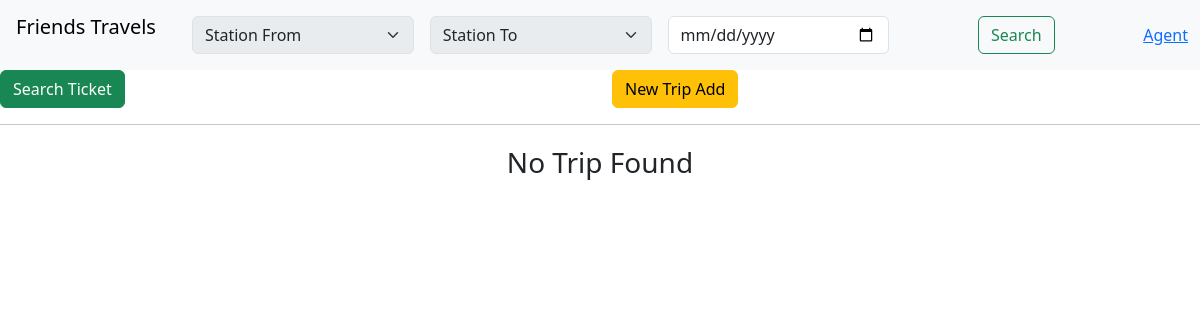
The app's page /admin.php, older data.
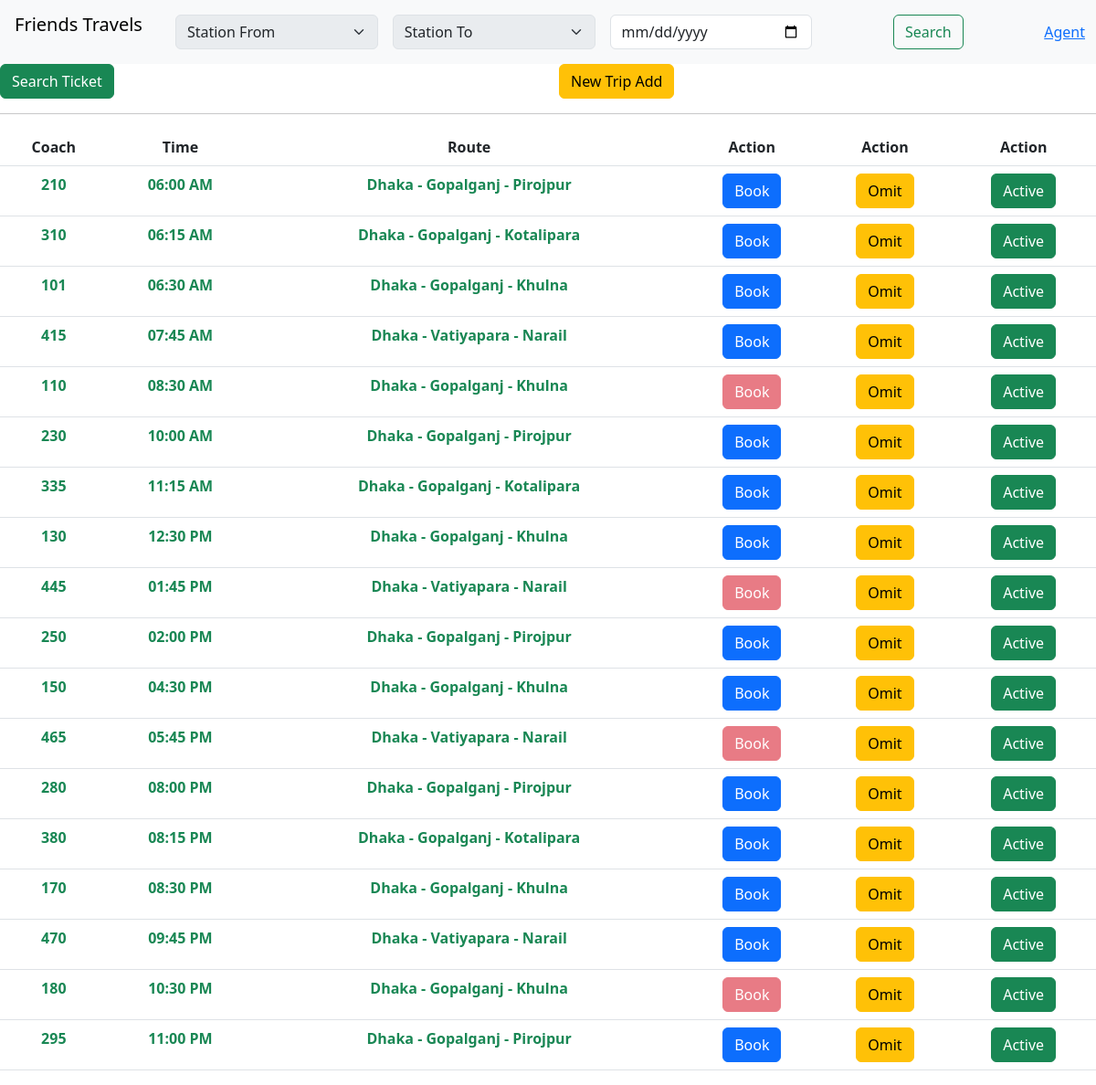
The same page, newer data.
### tables this page shows
CREATE TABLE `trip_status` (
  `s_no` int(255) NOT NULL,
  `id` varchar(255) NOT NULL,
  `coach_no` varchar(60) NOT NULL,
  `status` int(1) NOT NULL DEFAULT 1,
  `date` varchar(60) NOT NULL,
  `time` varchar(60) NOT NULL,
  `route` varchar(255) NOT NULL,
  `station` text NOT NULL,
  `A1` int(1) NOT NULL DEFAULT 0,
  `A2` int(1) NOT NULL DEFAULT 0,
  `A3` int(1) NOT NULL DEFAULT 0,
  `A4` int(1) NOT NULL DEFAULT 0,
  `B1` int(1) NOT NULL DEFAULT 0,
  `B2` int(1) NOT NULL DEFAULT 0,
  `B3` int(1) NOT NULL DEFAULT 0,
  `B4` int(1) NOT NULL DEFAULT 0,
  `C1` int(1) NOT NULL DEFAULT 0,
  `C2` int(1) NOT NULL DEFAULT 0,
  `C3` int(1) NOT NULL DEFAULT 0,
  `C4` int(1) NOT NULL DEFAULT 0,
  `D1` int(1) NOT NULL DEFAULT 0,
  `D2` int(1) NOT NULL DEFAULT 0,
  `d3` int(1) NOT NULL DEFAULT 0,
  `d4` int(1) NOT NULL DEFAULT 0,
  `e1` int(1) NOT NULL DEFAULT 0,
  `e2` int(1) NOT NULL DEFAULT 0,
  `e3` int(1) NOT NULL DEFAULT 0,
  `e4` int(1) NOT NULL DEFAULT 0,
  `f1` int(1) NOT NULL DEFAULT 0,
  `f2` int(1) NOT NULL DEFAULT 0,
  `f3` int(1) NOT NULL DEFAULT 0,
  `f4` int(1) NOT NULL DEFAULT 0,
  `g1` int(1) NOT NULL DEFAULT 0,
  `g2` int(1) NOT NULL DEFAULT 0,
  `g3` int(1) NOT NULL DEFAULT 0,
  `g4` int(1) NOT NULL DEFAULT 0,
  `h1` int(1) NOT NULL DEFAULT 0,
  `h2` int(1) NOT NULL DEFAULT 0,
  `h3` int(1) NOT NULL DEFAULT 0,
  `h4` int(1) NOT NULL DEFAULT 0,
  `i1` int(1) NOT NULL DEFAULT 0,
  `i2` int(1) NOT NULL DEFAULT 0,
  `i3` int(1) NOT NULL DEFAULT 0,
  `i4` int(1) NOT NULL DEFAULT 0,
  `j1` int(1) NOT NULL DEFAULT 0,
  `j2` int(1) NOT NULL DEFAULT 0,
  `j3` int(1) NOT NULL DEFAULT 0,
  `j4` int(1) NOT NULL DEFAULT 0,
  `j5` int(1) NOT NULL DEFAULT 0
);

### admin.php (the view, shortened to what this page needs)
<?php
require_once 'inc/conn.php';
?>
<!doctype html>
<html lang="en">
<head>
    <link href="https://cdn.jsdelivr.net/npm/bootstrap@5.3.0-alpha3/dist/css/bootstrap.min.css" rel="stylesheet"
>
    <link rel="stylesheet" href="style.css">
</head>
<body>
    <nav class="navbar navbar-expand-lg bg-body-tertiary">
        <div class="container-fluid">
            <p class="navbar-brand p-1">Friends Travels</p>
            <div class="collapse navbar-collapse" id="navbarNav">
                <div class="container overflow-hidden text-center">
                    <form class="row gx-2" action="" method="post">
                        <div class="col">
                            <div class="p-1">
                                <select class="form-select mr-4" disabled aria-label="Default select example">
                                    <option selected>Station From</option>
                                </select>
                            </div>
                        </div>
                        <div class="col">
                            <div class="p-1">
                                <select class="form-select mr-4" disabled aria-label="Default select example">
                                    <option selected>Station To</option>
                                </select>
                            </div>
                        </div>
                        <div class="col">
                            <div class="p-1">
                                <input class="form-control" name="date" type="date" />
                            </div>
                        </div>
                        <div class="col">
                            <div class="p-1">
                                <button type="submit" class="btn btn-outline-success">Search</button>
                            </div>
                        </div>
                    </form>
                </div>
                <div class="d-flex">
                    <a href="index.php">Agent</a>
                </div>
            </div>
        </div>
    </nav>
    <div class="">
        <div class="row">
            <div class="col">
                <a href="search_tickets.php" class="btn btn-success">Search Ticket</a>
            </div>
            <div class="col">
                <button type="button" class="btn btn-warning" data-bs-toggle="modal" data-bs-target="#tripAddModal">
                    New Trip Add
                </button>
            </div>
        </div>
    </div>
    <hr>
    <div class="">
        <?php
        if ($_SERVER['REQUEST_METHOD'] == 'POST') {
            $date = $_POST['date'];
        }
        else {
            $date = date( 'Y-m-d' );
        }
        $sql = "SELECT * FROM `trip_status` WHERE date = '$date' ORDER BY STR_TO_DATE(time, '%h:%i %p')";
        $result = mysqli_query( $con, $sql );
        if (mysqli_num_rows( $result ) > 0) {
            echo '
                <table class="table table-hover text-center">
                    <thead>
                        <tr>
                            <th scope="col">Coach</th>
                            <th scope="col">Time</th>
                            <th scope="col">Route</th>
                            <th scope="col">Action</th>
                            <th scope="col">Action</th>
                            <th scope="col">Action</th>
                        </tr>
                    </thead>
                <tbody>';
            while ($row = mysqli_fetch_assoc( $result )) {
                echo '
                    <tr>
                        <td class="text-success fw-bold">' . $row['coach_no'] . '</td>
                        <td class="text-success fw-bold">' . $row['time'] . '</td>
                        <td class="text-success fw-bold">' . $row['route'] . '</td>
                        <td>';
                if ($row['status'] == 1) {
                    echo '<button type="button" class="btn btn-primary" data-bs-toggle="modal" data-bs-target="#exampleModal" data-id="' . $row['id'] . '">
                            Book
                        </button>';
                }
                else {
                    echo '<button type="button" class="btn btn-danger" disabled>
                            Book
                        </button>';
                }
                echo '</td>
                        <td>
                            <button type="button" class="btn btn-warning" data-bs-toggle="modal" data-bs-target="#tripOmit" data-id="' . $row['id'] . '">
                                Omit
                            </button>
                        </td>';
                echo '<td>
                        <button type="button" class="btn btn-success" data-bs-toggle="modal" data-bs-target="#tripActive" data-id="' . $row['id'] . '">
                            Active
                        </button>
                    </td>
                </tr>';
            }
            echo '</tbody></table>';
        }
        else {
            echo '<p class="text-center fs-3">No Trip Found</p>';
        }
        ?>
    </div>
</body>
</html>

Row changes from the older to the newer data that the page shows:
added trip_status: coach_no "210", time "06:00 AM", route "Dhaka - Gopalganj - Pirojpur"
added trip_status: coach_no "310", time "06:15 AM", route "Dhaka - Gopalganj - Kotalipara"
added trip_status: coach_no "101", time "06:30 AM", route "Dhaka - Gopalganj - Khulna"
added trip_status: coach_no "415", time "07:45 AM", route "Dhaka - Vatiyapara - Narail"
added trip_status: coach_no "110", time "08:30 AM", route "Dhaka - Gopalganj - Khulna", status "Book"
added trip_status: coach_no "230", time "10:00 AM", route "Dhaka - Gopalganj - Pirojpur"
added trip_status: coach_no "335", time "11:15 AM", route "Dhaka - Gopalganj - Kotalipara"
added trip_status: coach_no "130", time "12:30 PM", route "Dhaka - Gopalganj - Khulna"
added trip_status: coach_no "445", time "01:45 PM", route "Dhaka - Vatiyapara - Narail", status "Book"
added trip_status: coach_no "250", time "02:00 PM", route "Dhaka - Gopalganj - Pirojpur"
added trip_status: coach_no "150", time "04:30 PM", route "Dhaka - Gopalganj - Khulna"
added trip_status: coach_no "465", time "05:45 PM", route "Dhaka - Vatiyapara - Narail", status "Book"
added trip_status: coach_no "280", time "08:00 PM", route "Dhaka - Gopalganj - Pirojpur"
added trip_status: coach_no "380", time "08:15 PM", route "Dhaka - Gopalganj - Kotalipara"
added trip_status: coach_no "170", time "08:30 PM", route "Dhaka - Gopalganj - Khulna"
added trip_status: coach_no "470", time "09:45 PM", route "Dhaka - Vatiyapara - Narail"
added trip_status: coach_no "180", time "10:30 PM", route "Dhaka - Gopalganj - Khulna", status "Book"
added trip_status: coach_no "295", time "11:00 PM", route "Dhaka - Gopalganj - Pirojpur"
Text that changed along with them:
text no longer shown: "No Trip Found"
text now shown: "Coach Time Route Action Action Action"
